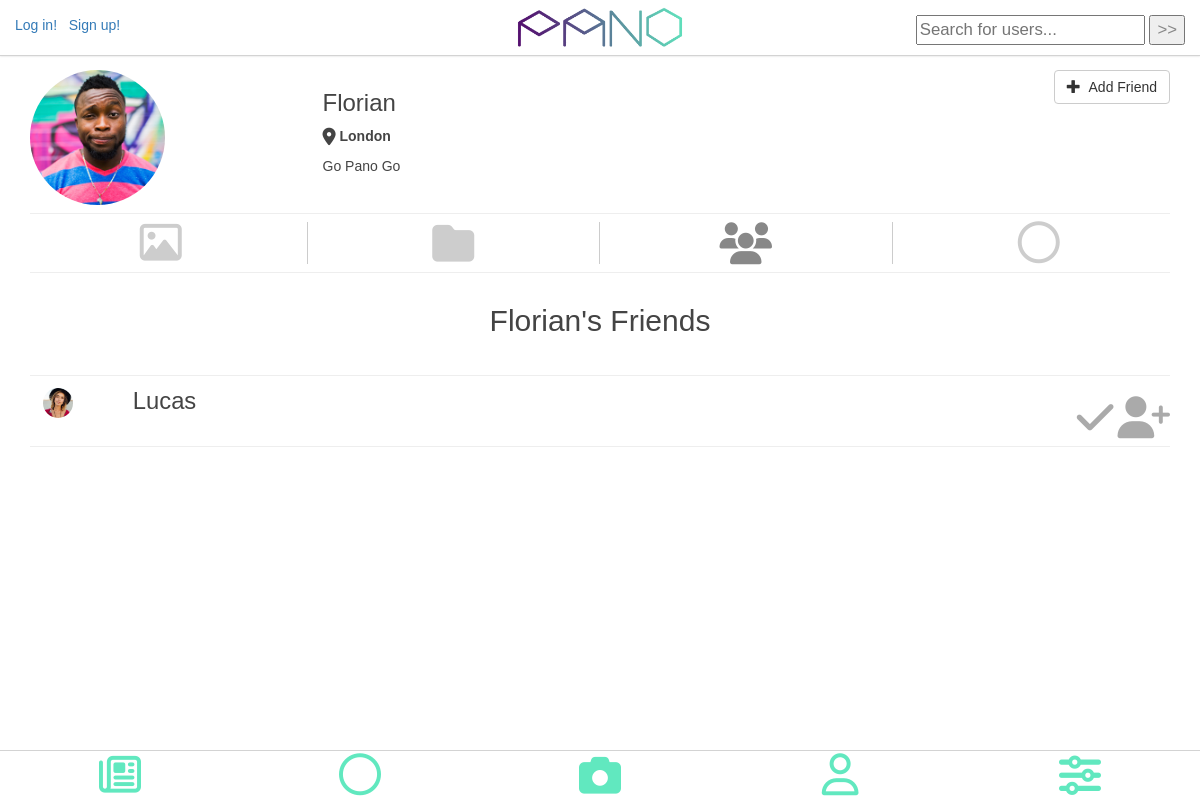
/profile-friends.php?id=Florian, run on an earlier commit of the app's database.
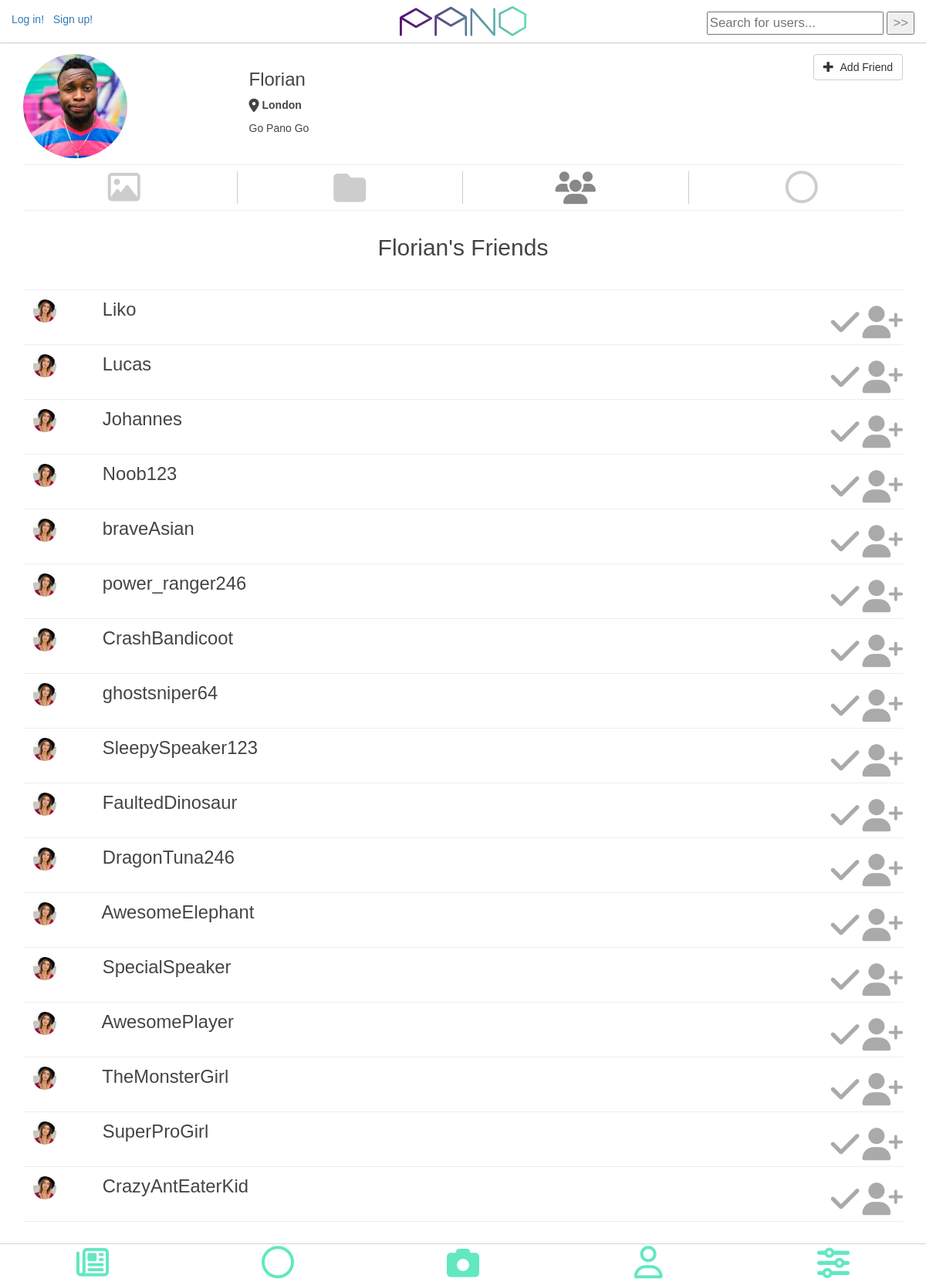
And on a later commit of the database.
### tables this page shows
CREATE TABLE `user` (
  `UserID` int(20) NOT NULL,
  `FirstName` varchar(30) NOT NULL,
  `LastName` varchar(30) NOT NULL,
  `UserName` varchar(30) NOT NULL,
  `EmailAddress` varchar(80) NOT NULL,
  `Password` char(64) NOT NULL,
  `Location` varchar(150) NOT NULL,
  `ShortDescrip` varchar(150) NOT NULL,
  `DateCreated` datetime NOT NULL DEFAULT CURRENT_TIMESTAMP,
  `SettingID` int(5) NOT NULL DEFAULT '3'
);

### includes/friends-list.php (the view)
<?php
class frienditem{
  private $friendName;
  private $friendLink;
  private $friendPictureID;
  private $isFriendOfUser;
  public function __construct($friendName, $friendLink, $friendPictureID,  $isFriendOfUser){
    $this->friendName =$friendName;
    $this->friendLink =$friendLink;
    $this->friendPictureID =$friendPictureID;
    $this->isFriendOfUser =$isFriendOfUser;
  }
  public function returnHTML(){
    $output = '<div class="row friend-content">
    <div class="col-md-6 col-xs-6 friend-name">
    <a href="'.SITE_ROOT.'/profile-info.php?id='.$this->friendLink.'">&nbsp;
    <img src="'.SITE_ROOT.'/images/profilepics/'.$this->friendPictureID.'.jpg" class="img-circle comment-picture" /> &nbsp; &nbsp; &nbsp; &nbsp; '.$this->friendName.'
    </a>
    </div>
    <div class="col col-md-6 col-xs-6 friending-icon">';
    if($this->isFriendOfUser){
      $output .= '
      <i  class="fa fa-3x fa-check friending-icon" ></i>
      </div>
      </div>
      <hr>';
    }else{
      $output .= '
      <a href="" class="" ng-click="isfriend'.$this->friendName.' = !isfriend'.$this->friendName.'"> <i  class="fa fa-3x fa-check friending-icon" ng-show="isfriend'.$this->friendName.'" ></i>
      <i  class="fa fa-3x fa-user-plus friending-icon" ng-hide="isfriend'.$this->friendName.'"></i>
      </a>
      </div>
      </div>
      <hr>';
    }
    return $output;
  }
}

### profile-friends.php (shortened to what this page needs)
<?php
require_once('includes/dbconnect.php');
$filename = basename(__FILE__, '.php');
if (isset($_GET['id'])) {
    $profileUserName = $_GET['id'];
    include('includes/profile-header.php');
}
?>
<!DOCTYPE html>
<html>
<head>
    <link rel="stylesheet" href="https://maxcdn.bootstrapcdn.com/bootstrap/3.3.7/css/bootstrap.min.css">
    <link rel="stylesheet" href="https://cdnjs.cloudflare.com/ajax/libs/animate.css/3.5.2/animate.min.css">
    <link rel="stylesheet" href="css/offset.css">
    <link rel="stylesheet" href="css/style.css">
</head>
<body ng-app="">
    <?php
        include('includes/header.php');
     ?>
    <main>
      <div class="content friends-content container">
        <h2><?= $profileUserName ?>'s Friends</h2>
        <br />
        <hr />
      <?php
        include('includes/friends-list.php');
        $query = ("SELECT
                    user.`UserName` AS UserName, user.`UserID` AS UserID
                    FROM friends LEFT JOIN user
                    ON user.`UserID` = friends.`UserID`
                    AND user.`UserID` != '$profileUserID'
                    WHERE friends.`FriendID` = '$profileUserID'");
        if ($result = mysqli_query($conn, $query)) {
            while ($row = mysqli_fetch_array($result)) {
                $isFriendOfUser = false;
                $friendName = $row['UserName'];
                $row = new frienditem($friendName, $friendName, '3', $isFriendOfUser);
                echo $row->returnHTML();
            }
        }
       ?>
      </div>
    </main>
    <?php
        include('includes/footer.php');
    ?>
</body>
</html>

### includes/profile-header.php (shortened to what this page needs)
<?php
    $query = "SELECT * FROM user WHERE UserName = '$profileUserName'";
    if ($result = mysqli_query($conn, $query)) {
        $count = mysqli_num_rows($result);
        $row = mysqli_fetch_array($result);
        if ($count == 1 ){
            $profilePictureID = 1;
            $profileUserID = $row['UserID'];
            $profileUserLocation = $row['Location'];
            $profileUserDescription = $row['ShortDescrip'];
        } else {
            header("Location: 404.php");
        }
    }
    $are_we_friends = false;
    if ($_SESSION['UserName'] != $profileUserName) {
        $query = "SELECT * FROM friends WHERE
                    UserID = '$profileUserID' AND FriendID = '{$_SESSION['UserID']}'";
        if ($result = mysqli_query($conn, $query)) {
            $count = mysqli_num_rows($result);
            if ($count == 1) {
                $are_we_friends = true;
            } else {
                $are_we_friends = false;
            }
        }
    }
 ?>
<div class="container profile-info">
    <div class="row ">
        <div class="col col-md-3 col-xs-3 profile-info-row">
            <img src="<?=SITE_ROOT?>/images/profilepics/<?=$profilePictureID?>.jpg" class="img-circle img-responsive profile-user-picture " />
        </div>
        <div class="col col-md-6  col-xs-6 container">
            <p class="profile-info-name">
                <h3><?=$profileUserName?></h3>
            </p>
            <p class="profile-info-location location"><i class="fa fa-map-marker fa-lg"></i>&nbsp;<?=$profileUserLocation?></p>
            <p class="profile-info-description"><?=$profileUserDescription?></p>
        </div>
        <div class="col col-md-3 col-xs-3 profile-info-row" id="<?=$profilePictureID?>">
            <?php if ($_SESSION['UserName'] == $profileUserName) : ?>
                <button type="button" class="btn btn-default pull-right edit-button"><span class="glyphicon glyphicon-pencil"></span>&nbsp;&nbsp;Edit Profile </button>
            <?php elseif ($are_we_friends) :?>
                <button type="button" class="btn btn-default pull-right"><span class="glyphicon glyphicon-minus"></span>&nbsp;&nbsp;Remove Friend </button>
            <?php else :?>
                <button type="button" class="btn btn-default pull-right"><span class="glyphicon glyphicon-plus"></span>&nbsp;&nbsp;Add Friend </button>
            <?php endif;?>
        </div>
    </div>
    <hr />
</div>
<div class="container profile-options">
    <div class="row">
        <div class="col-md-3 col-xs-3   lv-icons-unclicked border-right <?php echo ($filename == 'profile-info' ? 'lv-icons-clicked': '' )?>">
            <a href="<?=SITE_ROOT?>/profile-info.php?id=<?php echo $profileUserName;?>"> <i class="fa  fa-picture-o fa-3x"></i></a>
        </div>
        <div class="col-md-3  col-xs-3  lv-icons-unclicked  border-right <?php echo ($filename == 'profile-collections' ? 'lv-icons-clicked': '' )?>">
            <a href="<?=SITE_ROOT?>/profile-collections.php?id=<?php echo $profileUserName;?>"> <i class="fa fa-folder fa-3x"></i></a>
        </div>
        <div class="col-md-3  col-xs-3  lv-icons-unclicked  border-right <?php echo ($filename == 'profile-friends' ? 'lv-icons-clicked': '' )?>">
            <a href="<?=SITE_ROOT?>/profile-friends.php?id=<?php echo $profileUserName;?>"> <i class="fa fa-users fa-3x"></i></a>
        </div>
        <div class="col-md-3  col-xs-3 lv-icons-unclicked <?php echo ($filename == 'profile-circles' ? 'lv-icons-clicked': '' )?>">
            <a href="<?=SITE_ROOT?>/profile-circles.php?id=<?php echo $profileUserName;?>"> <i class="fa fa-circle-o fa-3x"></i></a>
        </div>
    </div>
    <hr />
</div>

### includes/header.php (shortened to what this page needs)
<div>
    <header>
        <nav class="navbar navbar-default navbar-fixed-top">
            <?php if (isset($_SESSION['UserName'])) : ?>
            <div class="pull-left navbar-text">
                <img class="comment-picture" src="http://lorempixel.com/40/40/people">
                <?=$_SESSION['UserName'];?>
            <?php else : ?>
            <div class="pull-left navbar-text">
                <a href="<?=SITE_ROOT?>/login.php">Log in!</a>
                <a href="<?=SITE_ROOT?>/signup.php">Sign up!</a>
            <?php endif;?>
            </div>
            <div class="pull-right navbar-text">
                <div class="search-box">
                    <form class="form-group" action="search.php?id=<?=$_SESSION['UserName'];?>" method="post">
                        <input type="text" name="search" placeholder="Search for users..." />
                        <input type="submit" value=">>" />
                    </form>
                </div>
            </div>
            <div class="container">
                <div class="logo center-center">
                    <a href="<?=SITE_ROOT?>/home.php"><img src="<?=SITE_ROOT?>/images/gradient-logo.png" class="png" id="homepagelogo"></a>
                </div>
            </div>
        </nav>
    </header>
</div>

### includes/footer.php
<footer>
  <nav class="navbar navbar-default navbar-fixed-bottom">
    <div class="container-fluid">
  <div class="row">
    <div class="col-md-15 col-xs-15   lv-icons ">
      <a href="<?=SITE_ROOT?>/home.php">     <i class="fa fa-newspaper-o fa-3x"></i></a>
    </div>
    <div class="col-md-15  col-xs-15  lv-icons">
        <a href="<?=SITE_ROOT?>/circles.php">   <i class="fa fa-circle-thin fa-3x"></i></a>
    </div>
    <div class="col-md-15  col-xs-15  lv-icons">
        <a href="<?=SITE_ROOT?>/upload.php">   <i class="fa fa-camera fa-3x"></i></a>
    </div>
    <div class="col-md-15  col-xs-15 lv-icons">
        <a href="<?=SITE_ROOT?>/profile-info.php?id=<?php echo $_SESSION['UserName'];?>">   <i class="fa fa-user-o fa-3x"></i></a>
    </div>
    <div class="col-md-15  col-xs-15 lv-icons">
        <a href="<?=SITE_ROOT?>/settings.php"> <i class="fa fa-sliders fa-3x"></i></a>
    </div>
    </div>
  </div>
</nav>
</footer>

### css/style.css (style rules this page uses)
body { font-family: 'Lato-Light', sans-serif; font-variant: normal; font-weight: 100; color: white; text-align: center; }
.form-group { font-size: 1.2em; }
body { padding-top: 60px; padding-bottom: 70px; }
.center-center { position: absolute; top: 50%; left: 50%; transform: translateX(-50%) translateY(-50%); }
.content { text-align: center; }
.profile-info .profile-user-picture { max-height: 135px; width: auto; }
.comment-picture { height: 30px; width: auto; }
hr { color: #ccc; }
.navbar-fixed-top { background-color: white; border-bottom: thin solid lightgrey; box-shadow: 0px 0px 2px 0px lightgrey; }
.navbar-fixed-bottom { padding-top: 3px; background-color: white; border-top: thin solid lightgrey; box-shadow: 2px 0px 0px 0px lightgrey; }
.fa { color: color: #61e8bf; vertical-align: middle; }
.col-xs-15, .col-sm-15, .col-md-15, .col-lg-15 { position: relative; min-height: 1px; padding-right: 10px; padding-left: 10px; }
.col-xs-15 { width: 20%; float: left; }
@media (min-width: 992px) { .col-md-15 { width: 20%; float: left; } }
#homepagelogo { height: auto; width: 170px; }
.lv-icons a i { color: #61e8bf; }
.lv-icons-unclicked a i { color: #cdcdcd; }
.lv-icons-clicked a i { color: #888; }
hr { margin-top: 8px; margin-bottom: 8px; }
.location { font-weight: 600; }
.collections-content,.collections-content a, .friends-content, .friends-content a, .collection-content, .collection-content a, .circles-content, .circles-content a { text-align: center; color: #444; }
.profile-info { padding-top: 10px; color: #444; text-align: left; }
.border-right { border-right: 1px solid #ccc; }
.collections-content h2, .friends-content h2, .collection-content h2 { padding-top: 3px; }
.friend-name { text-align: left; font-size: 1.7em; }
.friending-icon { padding-top: 6px; text-align: right; color: #aaa; }
.search-box { float:right; color: #888; margin-bottom: -20px; }

What changed in the data, as far as the page shows it:
now on this page (row unchanged): user: UserName "Liko"
now on this page (row unchanged): user: UserName "Johannes"
now on this page (row unchanged): user: UserName "Noob123"
added user: UserName "braveAsian"
added user: UserName "power_ranger246"
added user: UserName "CrashBandicoot"
added user: UserName "ghostsniper64"
added user: UserName "SleepySpeaker123"
added user: UserName "FaultedDinosaur"
added user: UserName "DragonTuna246"
added user: UserName "AwesomeElephant"
added user: UserName "SpecialSpeaker"
added user: UserName "AwesomePlayer"
added user: UserName "TheMonsterGirl"
added user: UserName "SuperProGirl"
added user: UserName "CrazyAntEaterKid"
